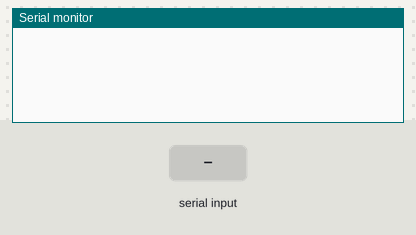
A sketch run on a simulated Arduino Uno, built with avr-gcc and run on an emulated ATmega328P. Parts: the last lines printed to the serial monitor. The inputs (shaded band) are chosen by the test bench.

Above: at 1.2 s.
1.3 s: "90:45\n" received over Serial
At 3.4 s:
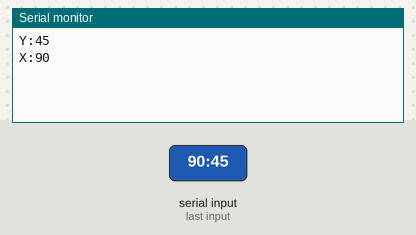
3.8 s: "30:150\n" received over Serial
At 5.5 s:
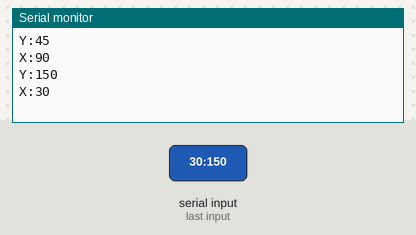

Measured:
- after the input at 1.3 s, the serial monitor: prints a new line after 1.0 s (image 1)
- after the input at 3.8 s, the serial monitor: prints a new line after 1.0 s (image 2)

The sketch:

CommunicationTest.ino
```cpp
void setup() {
  Serial.begin(9600);
}
void loop() {
  if(Serial.available() > 0) {
    String Pos = Serial.readString();
    String xval = getValue(Pos, ':', 0);
    String yval = getValue(Pos, ':', 1);
    Serial.println("Y:" + yval);
    Serial.println("X:" + xval);
    int xvalue = xval.toInt();
    int yvalue =yval.toInt();
  }
}


String getValue(String data, char separator, int index)
{
    int found = 0;
    int strIndex[] = { 0, -1 };
    int maxIndex = data.length() - 1;

    for (int i = 0; i <= maxIndex && found <= index; i++) {
        if (data.charAt(i) == separator || i == maxIndex) {
            found++;
            strIndex[0] = strIndex[1] + 1;
            strIndex[1] = (i == maxIndex) ? i+1 : i;
        }
    }
    return found > index ? data.substring(strIndex[0], strIndex[1]) : "";
}
```
